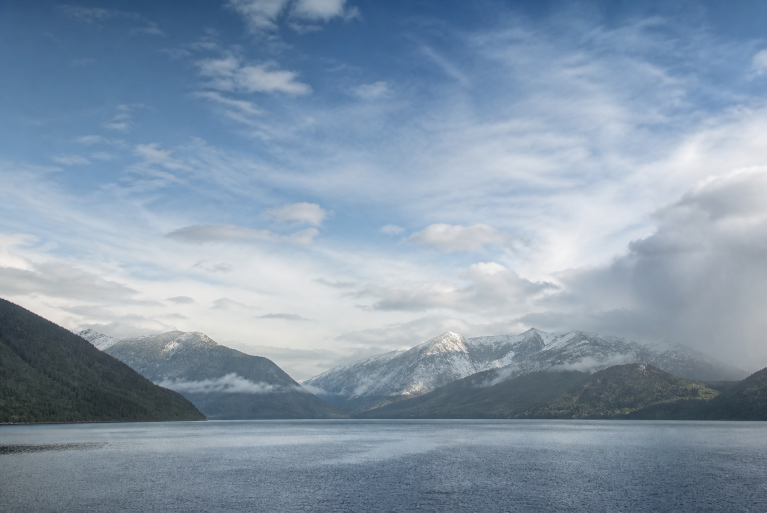
#> input picture assets/source/master-day.png, 1534 x 1025 px (shown at 1/2 size); its folder holds only this picture in this run
$ python generate-weather-assets.py
#> lines starting #> are read from the running program, lines starting #| are printed output that depends on the picture
"""Create responsive AVIF/WebP derivatives from soklaro's generated masters."""
from pathlib import Path
from PIL import Image, ImageEnhance, ImageFilter, ImageOps, ImageDraw

ROOT = Path(__file__).resolve().parents[1]
SOURCE = ROOT / "assets" / "source"
OUTPUT = ROOT / "public" / "weather"
KINDS = {
    "clear": (1.14, 1.08, (15, 34, 54, 0)),
    "mostly-clear": (1.06, 1.02, (40, 55, 70, 18)),
    "partly-cloudy": (0.98, 0.93, (48, 62, 74, 28)),
    "overcast": (0.78, 0.66, (58, 68, 75, 60)),
    "fog": (1.10, 0.40, (210, 220, 220, 72)),
    "drizzle": (0.79, 0.72, (45, 66, 78, 58)),
    "rain": (0.68, 0.76, (20, 43, 61, 85)),
    "showers": (0.72, 0.88, (15, 45, 65, 74)),
    "thunderstorm": (0.49, 0.80, (8, 21, 38, 112)),
    "snow": (1.17, 0.42, (220, 228, 230, 74)),
    "snow-showers": (1.03, 0.52, (197, 213, 220, 65)),
    "freezing": (0.91, 0.62, (95, 125, 146, 62)),
    "extreme": (0.44, 0.94, (28, 20, 42, 105)),
    "fallback": (0.80, 0.52, (70, 76, 82, 52)),
}
SIZES = (640, 1280, 1920)

def crop(source: Image.Image, width: int) -> Image.Image:
    height = round(width * 1.25)
    ratio = width / height
    src_ratio = source.width / source.height
    if src_ratio > ratio:
        crop_width = round(source.height * ratio)
        left = (source.width - crop_width) // 2
        source = source.crop((left, 0, left + crop_width, source.height))
    else:
        crop_height = round(source.width / ratio)
        top = max(0, (source.height - crop_height) // 2)
        source = source.crop((0, top, source.width, top + crop_height))
    return source.resize((width, height), Image.Resampling.LANCZOS)

def create_variant(master: Image.Image, kind: str, width: int) -> Image.Image:
    brightness, color, tint = KINDS[kind]
    image = crop(master, width)
    image = ImageEnhance.Brightness(image).enhance(brightness)
    image = ImageEnhance.Color(image).enhance(color)
    if kind == "fog": image = image.filter(ImageFilter.GaussianBlur(max(1, width / 700)))
    overlay = Image.new("RGBA", image.size, tint)
    image = Image.alpha_composite(image.convert("RGBA"), overlay).convert("RGB")
    if kind in {"rain", "showers", "thunderstorm", "extreme"}:
        draw = ImageDraw.Draw(image, "RGBA")
        step = max(18, width // 34)
        for x in range(-image.height, image.width, step):
            draw.line((x, 0, x + image.height // 5, image.height), fill=(190, 215, 230, 18), width=max(1, width // 900))
    return image

def main() -> None:
    OUTPUT.mkdir(parents=True, exist_ok=True)
    for period in ("day", "night"):
        with Image.open(SOURCE / f"master-{period}.png") as opened:
#> opened is the input picture: PIL image 1534x1025 RGB; mean R, G, B 133.1, 151.3, 169.7
            master = ImageOps.exif_transpose(opened).convert("RGB")
            for kind in KINDS:
                for width in SIZES:
                    image = create_variant(master, kind, width)
                    image.save(OUTPUT / f"{kind}-{period}-{width}.webp", "WEBP", quality=78, method=6)
                    image.save(OUTPUT / f"{kind}-{period}-{width}.avif", "AVIF", quality=55)
#> this loop made 1 pass
#> pass 1, in crop, `source = source.crop((left, 0, left + crop_width, source.height))`:
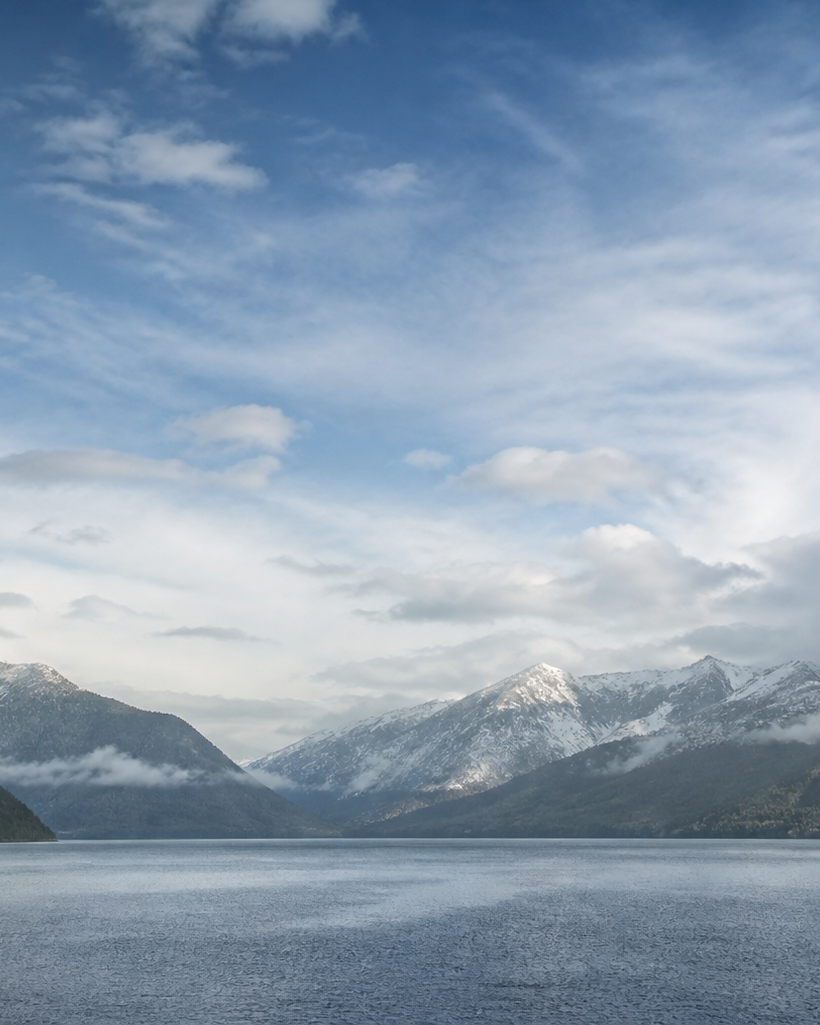
#> source: PIL image 820x1025 RGB; mean R, G, B 138.3, 157, 176.2
#> pass 1, in create_variant, `image = ImageEnhance.Brightness(image).enhance(brightness)`:
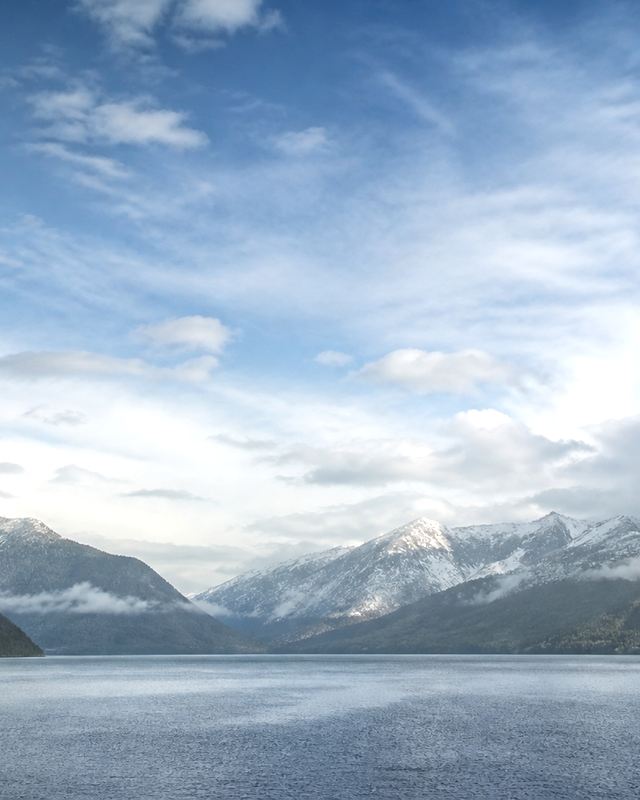
#> image: PIL image 640x800 RGB; mean R, G, B 157, 178.3, 200.1

if __name__ == "__main__":
#> (the run stopped early here; a loop or call above may not have finished)
